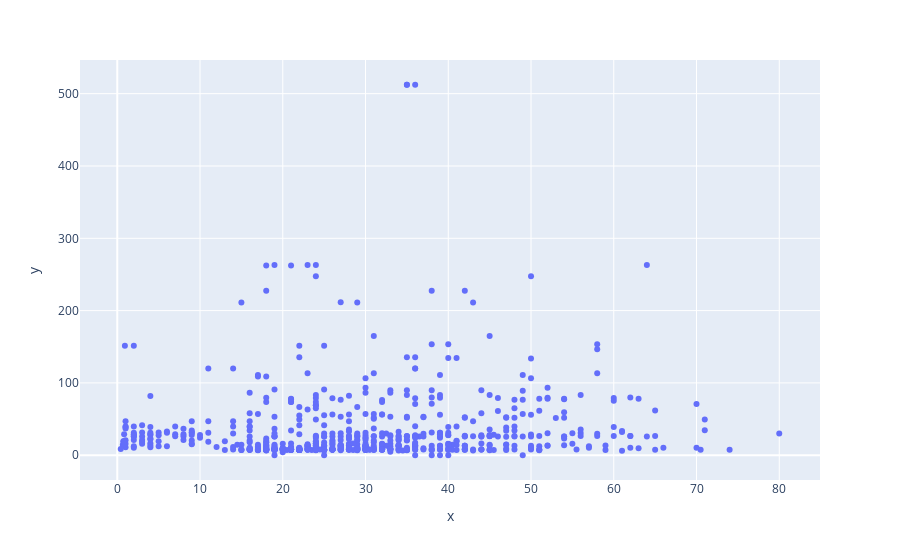

Notebook code cell kept with this figure:
### Code cell
px.scatter(
    x=df["Age"],
    y=df["Fare"]
)

### Figure 1 — Plotly figure (JSON) as saved in the notebook; plotly's stock layout.template omitted (floating-point values rounded to 4 significant figures; data arrays with more than 128 entries replaced by an {"elided": "..."} marker saying what was removed)
{"data": [{"hovertemplate": "x=%{x}<br>y=%{y}<extra></extra>", "legendgroup": "", "marker": {"color": "#636efa", "symbol": "circle"}, "mode": "markers", "name": "", "orientation": "v", "showlegend": false, "type": "scatter", "x": {"elided": "891 float values"}, "xaxis": "x", "y": {"elided": "891 float values"}, "yaxis": "y"}], "layout": {"legend": {"tracegroupgap": 0}, "margin": {"t": 60}, "xaxis": {"anchor": "y", "domain": [0, 1], "title": {"text": "x"}}, "yaxis": {"anchor": "x", "domain": [0, 1], "title": {"text": "y"}}}}
